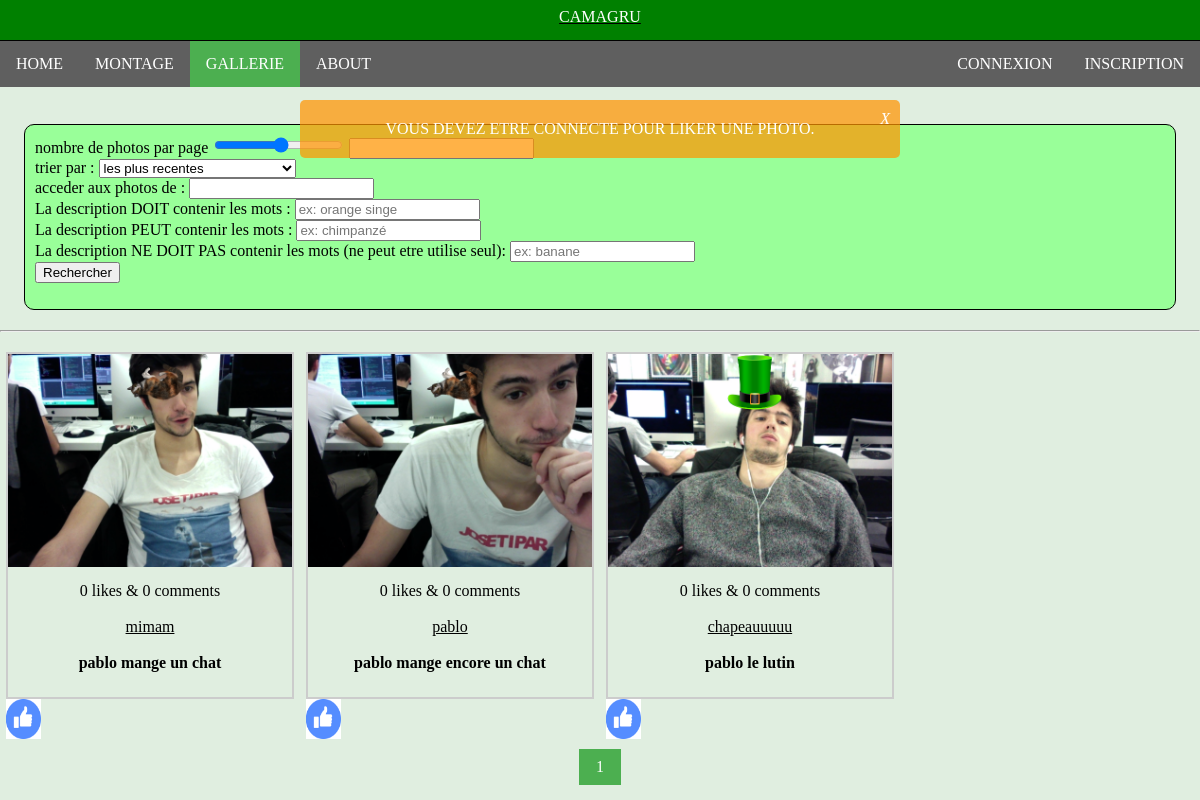
/gallerie.php?likeid=2, run on the app's committed database.
### tables this page shows
CREATE TABLE IF NOT EXISTS image (
	id INT UNSIGNED NOT NULL AUTO_INCREMENT,
	location VARCHAR(100) NOT NULL,               
	owner INT UNSIGNED NOT NULL,
	creation_time DATETIME NOT NULL,
	comments_nb INT NOT NULL DEFAULT 0,
	likes_nb INT NOT NULL DEFAULT 0,
	name VARCHAR(100) NOT NULL,
	description TEXT,                             
	PRIMARY KEY (id),
	FOREIGN KEY (owner) REFERENCES user (id)      
);

### include/gallerie_global.php (the view, shortened to what this page needs)
<div class="filtre_recherche">
    <form action="" method="get">
        nombre de photos par page
        <input type="range" name="photo_per_page" value="<?php echo $_GET['photo_per_page']; ?>" min="1" max="30" onchange="updateRangeValue(this.value);">
        <input type="text" id="range_value" value="<?php echo $_GET['photo_per_page']; ?>">
        <br>
        trier par :
        <select name="tri">
            <option value="creation_time" <?php if ($_GET['tri'] == "creation_time") {echo "selected";}?>>les plus recentes</option>
        </select>
        <br>
        acceder aux photos de :
        <input list="pseudo" name="pseudo" value="<?php echo $_GET['pseudo']; ?>">
        <br>
        La description DOIT contenir les mots :
        <input type="text" name="word_plus" value="<?php echo $_GET['word_plus']; ?>" placeholder="ex: orange singe">
        <br>
        La description PEUT contenir les mots :
        <input type="text" name="word_normal" value="<?php echo $_GET['word_normal']; ?>" placeholder="ex: chimpanzé">
        <br>
        La description NE DOIT PAS contenir les mots (ne peut etre utilise seul):
        <input type="text" name="word_minus" value="<?php echo $_GET['word_minus']; ?>" placeholder="ex: banane">
        <br>
        <input type="submit" value="Rechercher">
    </form>
</div>
<hr>
<?php
$tri = "creation_time";
if ($_GET['pseudo'] && ($user = get_user_by_pseudo($_GET['pseudo'], $bdd)) != NULL) {
    $requete_pseudo = " WHERE owner = " . $user['id'] . " ";
}
else {
    $requete_pseudo = " ";
}
$fulltext = "";
$relevant = " ";
$query_all_photo = $bdd->query("SELECT * FROM image" . $requete_pseudo . $fulltext);
$nb_photos = $query_all_photo->rowCount();
if (isset($_GET['photo_per_page']) && intval($_GET['photo_per_page']) > 0) {
    $photo_per_page = intval($_GET['photo_per_page']);
}
else {
    $photo_per_page = 8;
}
$nb_page = ceil($nb_photos / $photo_per_page);
if (isset($_GET['page']) && intval($_GET['page']) > 0) {
    $current_page = intval($_GET['page']);
    if ($current_page > $nb_page) {
        $current_page = 1;
    }
}
else {
    $current_page = 1;
}
$first_image = ($current_page - 1) * $photo_per_page;
$requete_page  = "SELECT *" . $relevant ."FROM image" . $requete_pseudo . $fulltext . "ORDER BY " .
                    $tri . " LIMIT " . $first_image . ", " . $photo_per_page;
$query_display_page = $bdd->query($requete_page);
while ($row = $query_display_page->fetch())
{
    echo '<div class="responsive_gallery">';
    echo '<div class="img">';
    echo '<a href="?id=' . $row['id'] . '">';
    echo '<img src="' . $row['location'] . '" alt="photo" /></a>';
    echo '<div class="description">' . $row['likes_nb'] . ' likes & ' .
    $row['comments_nb'] . " comments<br \><br><u>" . $row['name'] ."</u><br><br \><b>". $row['description'] . '</b></div>
    </div><a href="?likeid=' . $row['id'] .'"><img src="img/like.png" width="35px" height="40px" class="like"\></a></div>';
}
?>
<div class="clearfix"></div>
<?php
if (!$id)
{
    echo "<div class='center'><ul class='pagination'>";
    for ($i=1; $i <= $nb_page; $i++) {
        if ($i == $current_page) {
            echo '<li><a class="active" href="#">' . $current_page . '</a></li>';
        }
        else {
            echo "<li><a href='?page=" . $i . "&photo_per_page=" . $photo_per_page .
            "&tri=" . $_GET['tri'] . "&pseudo=" . $_GET['pseudo'] . "&word_plus=" . $_GET['word_plus'] .
            "&word_minus=" .$word_minus . "&word_normal=" . $word_normal ."'>" . $i . "</a></li>";
        }
    }
    echo "</ul></div>";
}
?>

### css/header.css (style rules this page uses)
body { padding: 0; margin: 0; }

### css/navbar.css (style rules this page uses)
ul { list-style-type: none; margin: 0; padding: 0; overflow: hidden; background-color: #5f5f5f; }
li { float: left; }
li a { display: block; color: white; text-align: center; padding: 14px 16px; text-decoration: none; }
a.active { background-color: #4CAF50; }

### css/gallerie.css (style rules this page uses)
body { background-color: #E0EEE0; }
div.img { border: 2px solid #ccc; }
div.img img { width: 100%; height: auto; }
div.description { padding: 15px; text-align: center; margin-bottom: 10px; overflow: auto; }
* { box-sizing: border-box; }
.responsive_gallery { padding: 0 6px; margin-bottom: 10px; float: left; width: 24.9999%; }
.clearfix:after { content: ""; display: table; clear: both; }
ul.pagination { display: inline-block; padding: 0; margin: 0; }
ul.pagination li { display: inline; }
ul.pagination li a { color: black; background-color: white; float: left; padding: 8px 16px; text-decoration: none; transition: background-color .3s; border: 1px solid #ddd; }
ul.pagination li a.active { background-color: #4CAF50; color: white; border: 1px solid #4CAF50; }
div.center { text-align: center; }
.filtre_recherche { width: 96%; border: 1px solid black; border-radius: 10px; margin: 20px 2%; padding: 10px; background-color: #99FF99; }
hr { margin-bottom: 20px; }

### data on the page
image: location (picture), likes_nb "0", comments_nb "0", name "mimam", description "pablo mange un chat"
image: location (picture), likes_nb "0", comments_nb "0", name "pablo", description "pablo mange encore un chat"
image: location (picture), likes_nb "0", comments_nb "0", name "chapeauuuuu", description "pablo le lutin"

### other printed values
$string "VOUS DEVEZ ETRE CONNECTE POUR LIKER UNE PHOTO."
